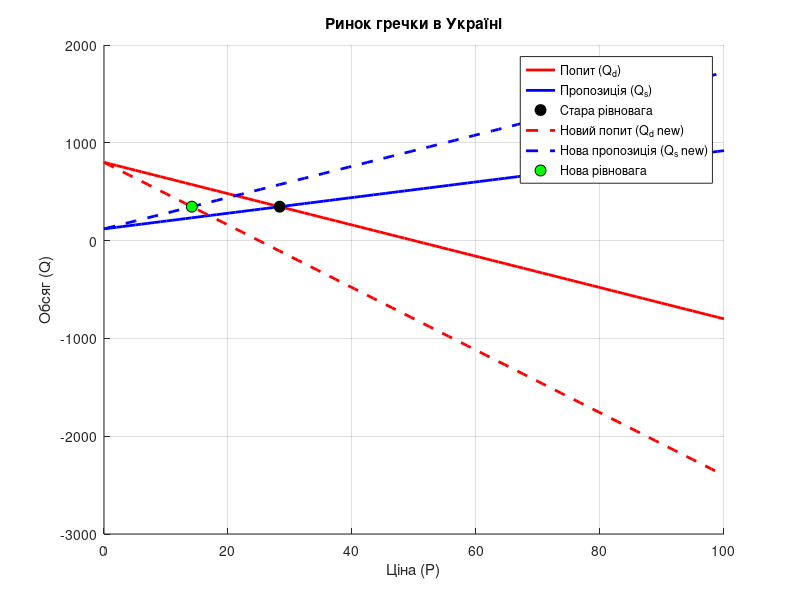

Reproduce this figure in MATLAB.
% Початкові коефіцієнти функцій попиту та пропозиції
a_d = 800; b_d = -16; % Q_d = a_d + b_d * P
a_s = 120; b_s = 8;   % Q_s = a_s + b_s * P

% Знаходження рівноважної ціни та обсягу продажу
P_eq = (a_d - a_s) / (b_s - b_d);
Q_eq = a_d + b_d * P_eq;

% Обчислення цінової еластичності
E_d = (b_d * P_eq) / Q_eq;
E_s = (b_s * P_eq) / Q_eq;

% Вивід результатів
fprintf('Рівноважна ціна: P* = %.2f\n', P_eq);
fprintf('Рівноважний обсяг продажу: Q* = %.2f\n', Q_eq);
fprintf('Цінова еластичність попиту: E_d = %.2f\n', E_d);
fprintf('Цінова еластичність пропозиції: E_s = %.2f\n', E_s);

% Нові коефіцієнти (подвоєння при P)
b_d_new = b_d * 2;
b_s_new = b_s * 2;

% Нові рівноважні значення
P_eq_new = (a_d - a_s) / (b_s_new - b_d_new);
Q_eq_new = a_d + b_d_new * P_eq_new;

% Нові цінові еластичності
E_d_new = (b_d_new * P_eq_new) / Q_eq_new;
E_s_new = (b_s_new * P_eq_new) / Q_eq_new;

% Вивід нових результатів
fprintf('Нова рівноважна ціна: P* = %.2f\n', P_eq_new);
fprintf('Новий рівноважний обсяг продажу: Q* = %.2f\n', Q_eq_new);
fprintf('Нова цінова еластичність попиту: E_d = %.2f\n', E_d_new);
fprintf('Нова цінова еластичність пропозиції: E_s = %.2f\n', E_s_new);

% Побудова графіків
P_vals = linspace(0, 100, 100);
Qd_vals = a_d + b_d * P_vals;
Qs_vals = a_s + b_s * P_vals;
Qd_new_vals = a_d + b_d_new * P_vals;
Qs_new_vals = a_s + b_s_new * P_vals;

figure;
hold on;
plot(P_vals, Qd_vals, 'r', 'LineWidth', 2);
plot(P_vals, Qs_vals, 'b', 'LineWidth', 2);
plot(P_eq, Q_eq, 'ko', 'MarkerSize', 8, 'MarkerFaceColor', 'k');
plot(P_vals, Qd_new_vals, 'r--', 'LineWidth', 2);
plot(P_vals, Qs_new_vals, 'b--', 'LineWidth', 2);
plot(P_eq_new, Q_eq_new, 'ko', 'MarkerSize', 8, 'MarkerFaceColor', 'g');

xlabel('Ціна (P)');
ylabel('Обсяг (Q)');
title('Ринок гречки в Україні');
legend('Попит (Q_d)', 'Пропозиція (Q_s)', 'Стара рівновага', ...
       'Новий попит (Q_d new)', 'Нова пропозиція (Q_s new)', 'Нова рівновага', ...
       'Location', 'Best');
grid on;
hold off;
